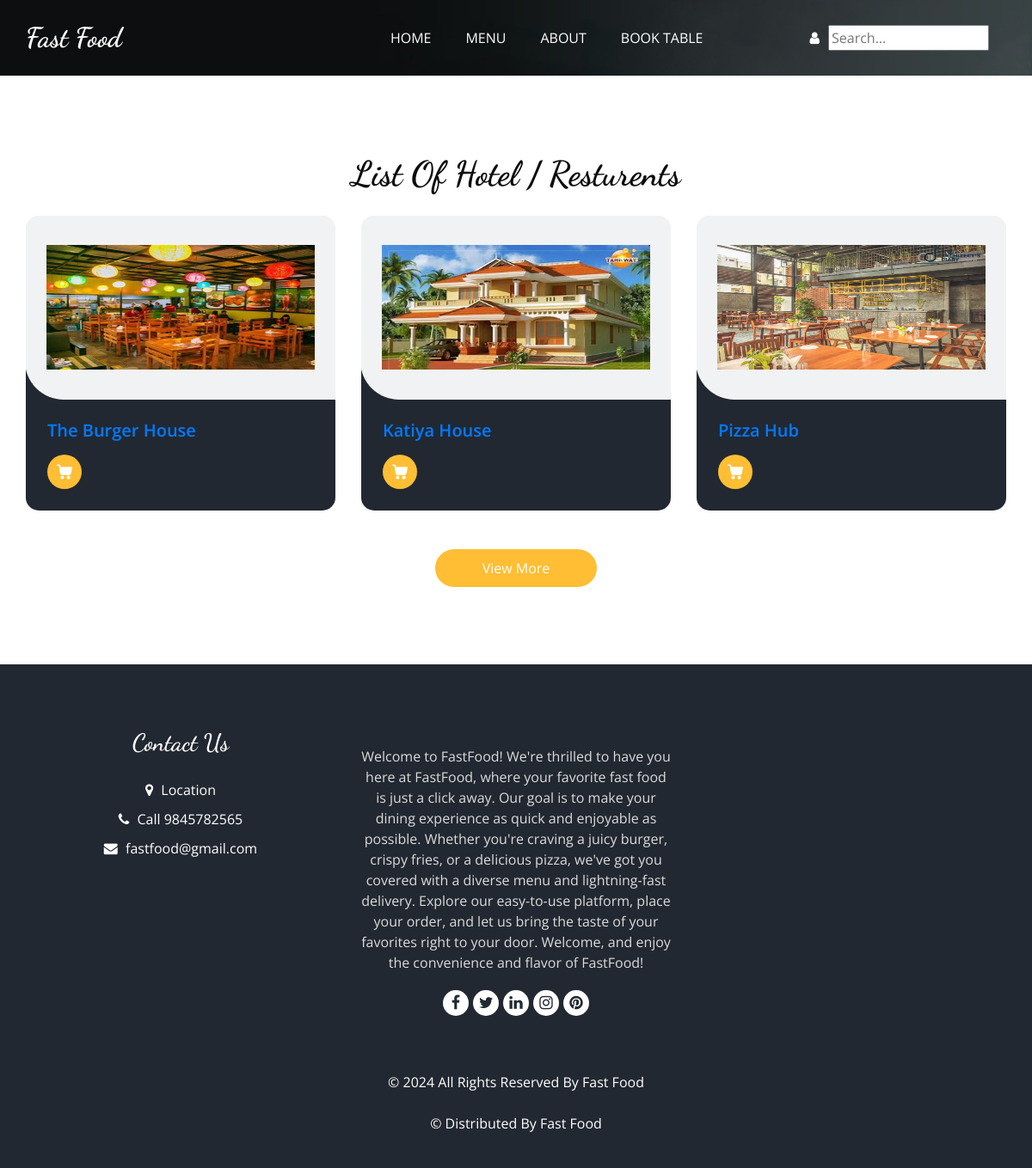
Page /restaurant on the committed database.
### food/models.py (models this page shows, shortened)
class SystemSetting(models.Model):
    name = models.CharField(max_length=150)
    address = models.CharField(max_length=250)
    slogan = models.CharField(max_length=300)
    about = models.TextField(blank=True,null=True)
    email = models.EmailField()
    phone = models.CharField(max_length=15)
    logo = models.ImageField(upload_to='sys')
    location = models.URLField(blank=True,null=True)
    youtube = models.URLField(blank=True,null=True)
    instagram = models.URLField(blank=True,null=True)

class Restaurant(models.Model):
    name = models.CharField(max_length=100)
    foodname = models.CharField(max_length=100)
    address = models.CharField(max_length=200)
    phone_number = models.CharField(max_length=15)
    restimg = models.ImageField(upload_to='resto',blank=True,null=True)
    map = models.URLField(null=True,blank=True)
    email = models.EmailField()
    opening_time = models.TimeField()
    closing_time = models.TimeField()

### food/views.py (the view)
# urls.py: path('restaurant',views.SelectRestaurant , name="restaurant"),
def SelectRestaurant(request):
    restaurant = Restaurant.objects.all()
    return render(request, 'booktable/hotelList.html', {'hotels': restaurant})

### food/context_processors.py (called while the page is built)
def System(request):
    sys = SystemSetting.objects.first()
    return {'sys':sys}

def OfferView(request):
    offers = Offer.objects.filter(status = True)[:4]
    for off in offers:
        discounted_price = off.food.price * (Decimal(1) - Decimal(off.discount) / Decimal(100))
        off.discounted_price = round(discounted_price, 2)
    return {'offers':offers}

### templates/booktable/hotelList.html (shortened to what this page needs)
{% extends "master.html" %}
{% load static %}
{% block header %}
{% include "header2.html" %}
{% endblock header %}
{% block content %}
  <section class="food_section layout_padding">
    <div class="container">
      <div class="heading_container heading_center">
        <h2>
          List Of Hotel / Resturents
        </h2>
      </div>
      <div class="filters-content">
        <div class="row grid">
          {% for hotel in hotels %}
           <div class="col-sm-6 col-lg-4 all ">
            <div class="box">
              <div>
                <div class="img-box">
                  <a href="" target="_blank">
                  <img src="{{hotel.restimg.url}}" height='400px' width='400px' ></a>
                </div>
                <div class="detail-box">
                  <h5>
                    <a href="{% url 'selecttable' hotel.id %}" target="_blank">
                    {{hotel.name}}
                    </a>
                  </h5>
                  <div class="options">
                    <a href="">
                    </a>
                  </div>
                </div>
              </div>
            </div>
          </div>
          {% endfor %}
        </div>
      </div>
      <div class="btn-box">
        <a href="">
          View More
        </a>
      </div>
    </div>
  </section>
{% endblock content %}

### templates/master.html (shortened to what this page needs)
{% load static %}
<!DOCTYPE html>
<html>
<head>
  <link rel="stylesheet" type="text/css" href="{% static "css/bootstrap.css" %}" />
  <link rel="stylesheet" type="text/css" href="https://cdnjs.cloudflare.com/ajax/libs/OwlCarousel2/2.3.4/assets/owl.carousel.min.css" />
  <link rel="stylesheet" href="https://cdnjs.cloudflare.com/ajax/libs/jquery-nice-select/1.1.0/css/nice-select.min.css" />
  <link href="{% static "css/font-awesome.min.css" %}" rel="stylesheet" />
  <link href="{% static "css/style.css" %}" rel="stylesheet" />
  <link href="{% static "css/responsive.css" %}" rel="stylesheet" />
  <link href="{% static "css/drop.css" %}" rel="stylesheet" />
</head>
<body>
{% block header %}
{% endblock header %}
{% block content %}
{% endblock content %}
  <footer class="footer_section">
    <div class="container">
      <div class="row">
        <div class="col-md-4 footer-col">
          <div class="footer_contact">
            <h4>
              Contact Us
            </h4>
            <div class="contact_link_box">
              <a href="">
                <i class="fa fa-map-marker" aria-hidden="true"></i>
                <span>
                  Location
                </span>
              </a>
              <a href="">
                <i class="fa fa-phone" aria-hidden="true"></i>
                <span>
                  Call {{sys.phone}}
                </span>
              </a>
              <a href="">
                <i class="fa fa-envelope" aria-hidden="true"></i>
                <span>
                  {{sys.email}}
                </span>
              </a>
            </div>
          </div>
        </div>
        <div class="col-md-4 footer-col">
          <div class="footer_detail">
            <p>
              {{sys.about}}
            </p>
            <div class="footer_social">
              <a href="">
                <i class="fa fa-facebook" aria-hidden="true"></i>
              </a>
              <a href="">
                <i class="fa fa-twitter" aria-hidden="true"></i>
              </a>
              <a href="">
                <i class="fa fa-linkedin" aria-hidden="true"></i>
              </a>
              <a href="">
                <i class="fa fa-instagram" aria-hidden="true"></i>
              </a>
              <a href="">
                <i class="fa fa-pinterest" aria-hidden="true"></i>
              </a>
            </div>
          </div>
        </div>
      </div>
      <div class="footer-info">
        <p>
          &copy; <span id="displayYear"></span> All Rights Reserved By
          <a href="">{{sys.name}}</a><br><br>
          &copy;  Distributed By
          <a href="" target="_blank">{{sys.name}}</a>
        </p>
      </div>
    </div>
  </footer>
</body>
</html>

### templates/header2.html (shortened to what this page needs)
{% load static %}
<body class="sub_page">
  <div class="hero_area">
    <div class="bg-box">
      <img src="{% static "images/hero-bg.jpg" %}" alt="">
    </div>
    <header class="header_section">
      <div class="container">
        <nav class="navbar navbar-expand-lg custom_nav-container ">
          <a class="navbar-brand" href="{% url 'home'%}">
            <span>
              {{sys.name}}
            </span>
          </a>
          <div class="collapse navbar-collapse" id="navbarSupportedContent">
            <ul class="navbar-nav  mx-auto ">
              <li class="nav-item">
                <a class="nav-link" href="{% url 'home'%}">Home </a>
              </li>
              <li class="nav-item ">
                <a class="nav-link" href="{% url 'menu'%}">Menu <span class="sr-only">(current)</span> </a>
              </li>
              <li class="nav-item">
                <a class="nav-link" href="{% url 'about'%}">About</a>
              </li>
              <li class="nav-item">
                <a class="nav-link" href="{% url 'restaurant'%}">Book Table</a>
              </li>
            </ul>
            <div class="user_option">
              <div class="user-menu">
                <a href="#" class="user_link">
                  {% if user.is_authenticated %}
                    {% if user.profile and user.profile.url %}
                      <img src="{{ user.profile.url }}" height="30px" width="30px" class="rounded-circle" height="100" width="100">
                    {% else %}
                      <i class="fa fa-user" aria-hidden="true"></i>
                    {% endif %}
                    {% else %}
                  <i class="fa fa-user" aria-hidden="true"></i>
                  {% endif %}
              </div>
              <form class="form-inline" method="GET" action="{% url 'menu' %}">
                <input type="text" name="search" value="{{ search }}" placeholder="Search...">
              </form>
            </div>
          </div>
        </nav>
      </div>
    </header>
  </div>

### static/css/responsive.css (style rules this page uses)
@media (min-width: 1200px) { .container { max-width: 1170px; } }

### static/css/drop.css (style rules this page uses)
.user-menu { position: relative; display: inline-block; }
.dropdown-content a { color: black; padding: 12px 16px; text-decoration: none; display: block; }

### rows in the picture
SystemSetting: name "Fast Food", phone "9845782565", email "fastfood@gmail.com", about "Welcome to FastFood! We're thrilled to have you here at FastFood, where your favorite fast food is just a click away. Our goal is to make your dining experience as quick and enjoyable as possible. Whether you're craving a juicy burger, crispy fries, or a delicious pizza, we've got you covered with a diverse menu and lightning-fast delivery. Explore our easy-to-use platform, place your order, and let us bring the taste of your favorites right to your door. Welcome, and enjoy the convenience and flavor of FastFood!"
Restaurant: restimg (picture), name "The Burger House"
Restaurant: restimg (picture), name "Katiya House"
Restaurant: restimg (picture), name "Pizza Hub"
